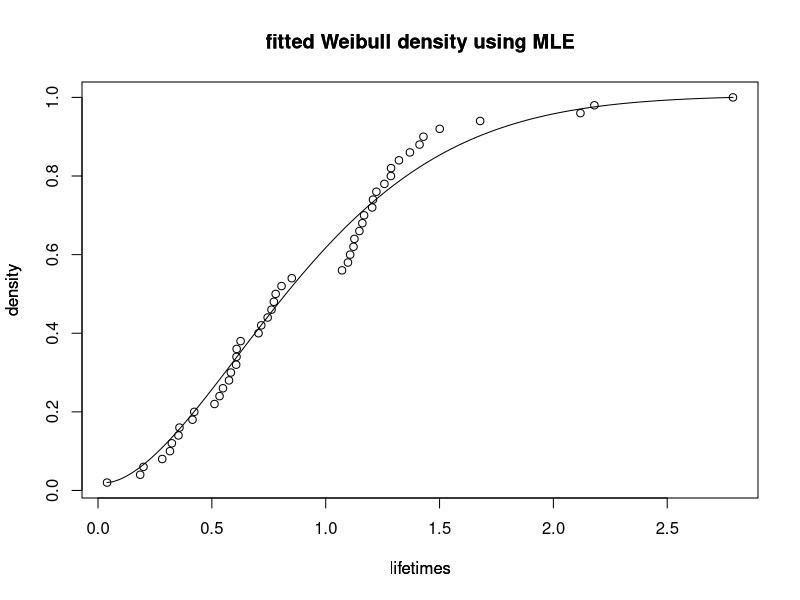

Generate this figure with R:
set.seed(1234)
### Generate random values for Weibull Distribution
alpha<- 1.5   # shape
beta<- 1    # scale	
n<- 50
x<- rweibull(n, alpha, beta)

### Sorting the random values for Weibull Distribution
y<- sort(x, decreasing = FALSE)

### Taking a group of elements from the total population for censoring
l<-length(y)
k<- head(y,35)
m<-length(k)
tk<-k[35]

### Log-likelihood function for censoring 
vec<-k
weibull_loglik=function(parm){
n<-length(vec)
gamma<-parm[1]
lambda<-parm[2]
lik<-(-exp(-gamma*T/lambda))^(l-m)*prod((-exp(-gamma*vec/lambda)*gamma*(vec/lambda)^(gamma-1))/lambda)
loglik<-log(lik)
return(-loglik)
}
y.mle<-nlm(weibull_loglik,parm<-c(0.1,0.1))
y.mle

#cdf plots fitted Weibull Distribution
time<-seq(0, 3, by=0.061) ###Random time units within the desired range
fc<-seq(0.02, 1, by=0.02) ###Random failure counts
plot(y,fc, xlab = "lifetimes", 
      ylab = "density", main = "fitted Weibull density using MLE")
par(new=TRUE)
plot(function(time) pweibull(time, shape = 1/y.mle$estimate[1], 
      scale = y.mle$estimate[2]), 0, 3, xlab = "lifetimes", 
      ylab = "density", main = "fitted Weibull density using MLE",axes=FALSE)

